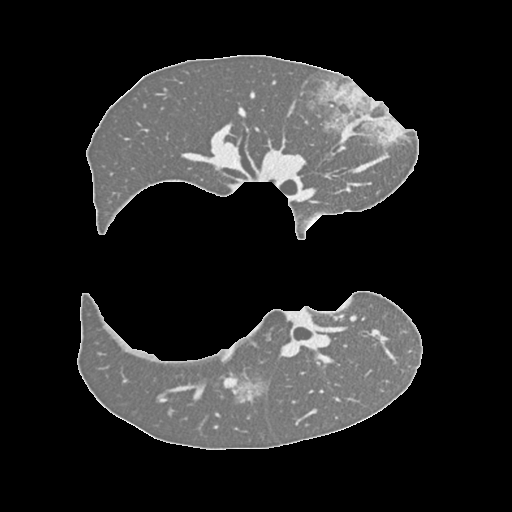
#> input picture SegmentedTest/0.png, 512 x 512 px; its folder holds 4 pictures in this run
$ jupyter execute --allow-errors TestingData.ipynb   (older library calls are emulated)
#> lines starting #> are read from the running program, lines starting #| are printed output that depends on the picture
[cell 1]
#importing useful libraries
import pandas as pd
import numpy as np
import matplotlib.pyplot as plt
import cv2
import glob
from skimage.segmentation import slic
from skimage.segmentation import mark_boundaries
from skimage import io
from sklearn.svm import SVC
from skimage.feature import greycomatrix
from skimage.feature import greycoprops
from sklearn import preprocessing
#load the data
type1 = pd.read_csv('type1.csv',delimiter=',',header=None)
#> (reads type1.csv from the repository)
type1['Class'] = 1
type2 = pd.read_csv('type2.csv',delimiter=',',header=None)
#> (reads type2.csv from the repository)
type2['Class'] = 2
type3 = pd.read_csv('type3.csv',delimiter=',',header=None)
#> (reads type3.csv from the repository)
type3['Class'] = 3
healthy = pd.read_csv('healthy.csv',delimiter=',',header=None)
#> (reads healthy.csv from the repository)
healthy['Class'] = 0
#concatenate the loaded data into a new data frame
frames = [healthy, type1, type2, type3]
data = pd.concat(frames)
#separate data into X and Y
X = data.iloc[:,0:6].to_numpy()
Y = data['Class'].to_numpy()

[cell 2]
#train a SVM using the data
SVM = SVC(kernel='sigmoid',class_weight={0:0.9,1:1.4,2:1.4,3:0.99},probability=True)
#> (the rest of this cell did not finish here and is left out)

[cell 3]
#load the test images
testImages = [cv2.imread(file,0) for file in glob.glob("SegmentedTest/*.png")]
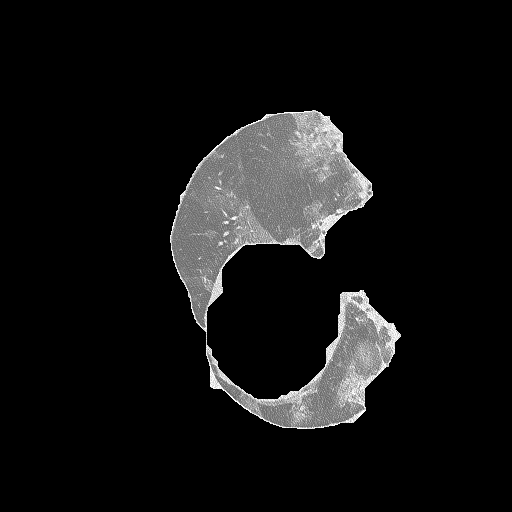
#> input picture SegmentedTest/1.png, 512 x 512 px
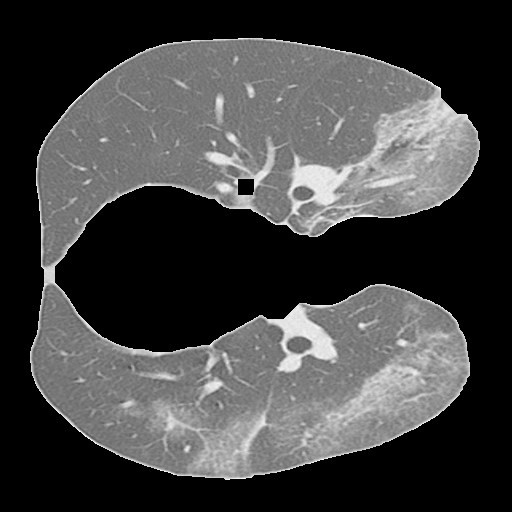
#> input picture SegmentedTest/2.png, 512 x 512 px
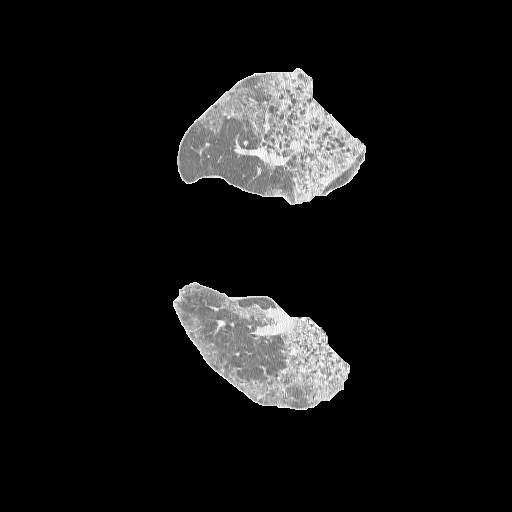
#> input picture SegmentedTest/3.png, 512 x 512 px
#> testImages = 4 items
read = []
#transform it into rgb space
for images in range(len(testImages)):
    image = cv2.cvtColor(testImages[images],cv2.COLOR_GRAY2BGR)
    read.append(image)
#> this loop made 4 passes
#> after the loop, read = 4 items
#make a new array to store the superpixels
segmentedSlic = np.zeros((len(testImages),testImages[2].shape[0],testImages[2].shape[1]),dtype=np.uint8)
#get the superpixels of each image and save into the new array. Show the results
for images in range(len(read)):
    segmented = slic(read[images], n_segments = 50, sigma=0,enforce_connectivity=False,compactness=5)
    segmentedSlic[images,:,:] = segmented
    fig = plt.figure("Superpixels -- %d segments"%(images),figsize=(8,8))
    ax = fig.add_subplot(1, 1, 1)
    ax.imshow(mark_boundaries(read[images], segmented))
#> this loop made 4 passes
#> pass 1, `segmented = slic(read[images], n_segments = 50, sigma=0,enforce_connec..`:
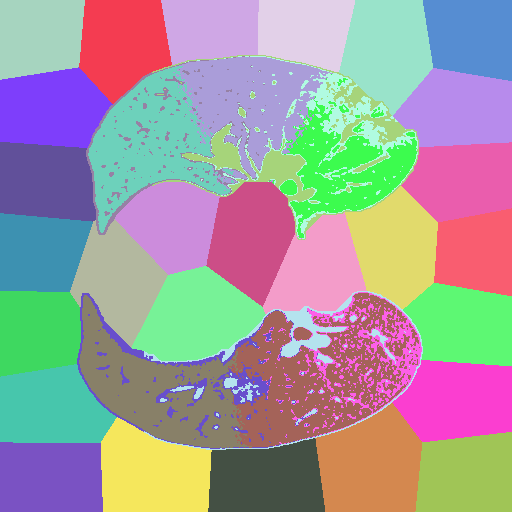
#> segmented: shape (512, 512) int64; 38 distinct labels, from 1 to 49; one colour per label, 0 black
#> pass 2, `segmented = slic(read[images], n_segments = 50, sigma=0,enforce_connec..`:
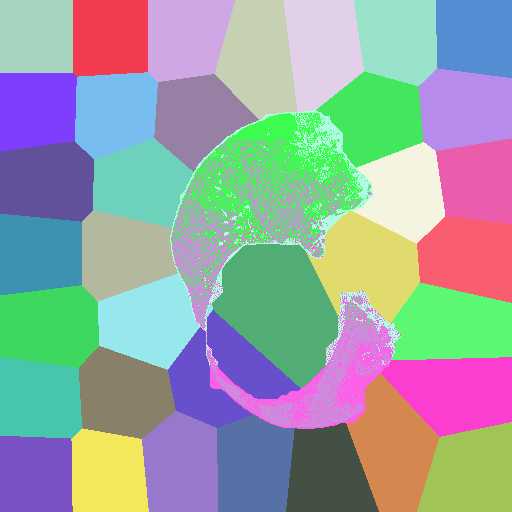
#> segmented: shape (512, 512) int64; 39 distinct labels, from 1 to 49; one colour per label, 0 black
#> pass 3, `segmented = slic(read[images], n_segments = 50, sigma=0,enforce_connec..`:
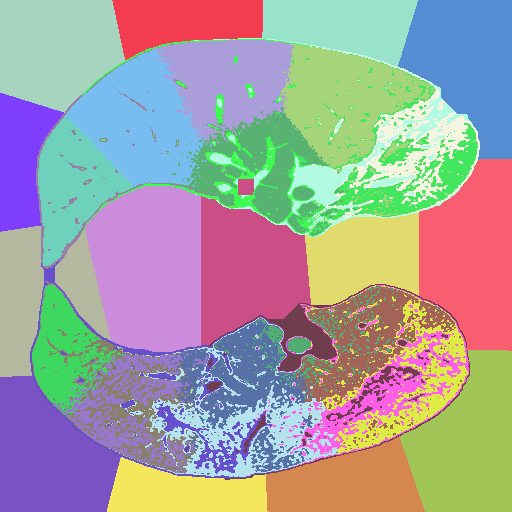
#> segmented: shape (512, 512) int64; 35 distinct labels, from 1 to 49; one colour per label, 0 black
plt.show()
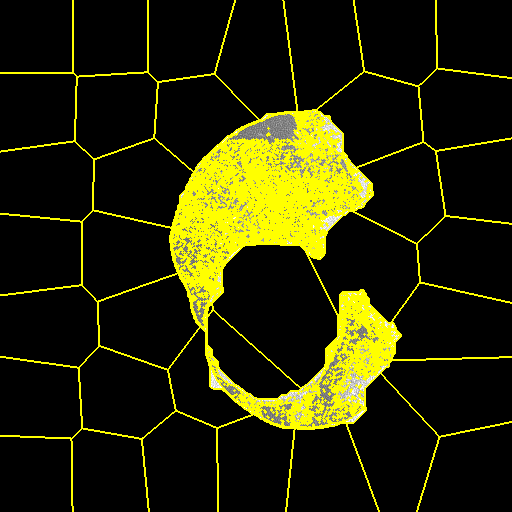
#> shown: shape (512, 512, 3) float64; mean R, G, B 0.146, 0.146, 0.0185
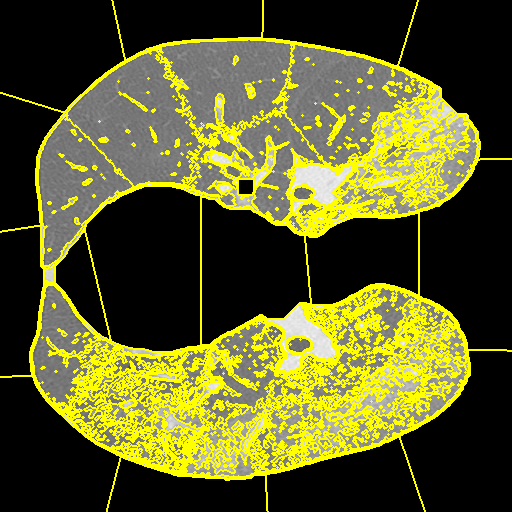
#> shown: shape (512, 512, 3) float64; mean R, G, B 0.351, 0.351, 0.15
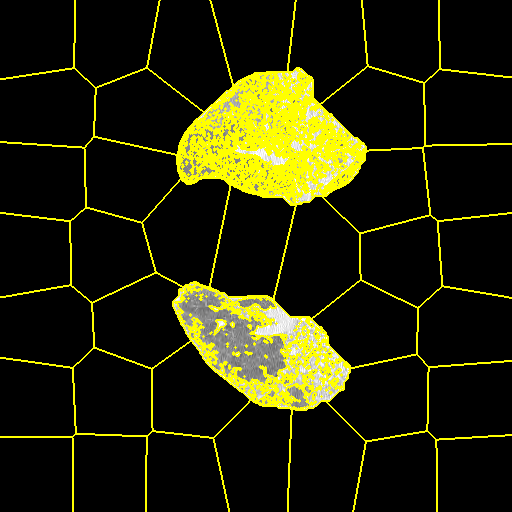
#> shown: shape (512, 512, 3) float64; mean R, G, B 0.137, 0.137, 0.0311

[cell 4]
#function to show n images
def showImages(images, rows, cols):
    plt.figure(figsize = (16,16))
    for i in range (rows*cols):
        plt.subplot(rows, cols, i + 1)
        plt.imshow(images[i], cmap='gray',vmin=0, vmax=255)
        plt.title('Lung')
        plt.xticks(())
        plt.yticks(())

[cell 5]
#function to obtain the texture propierties of each masked image using the GLCM method and clasify it and
#create the new image
def wws(images,slicMatrix,predictor):
    data = []
    predictedImages = []
    #data = np.zeros((slicMatrix.shape[0],np.amax(segmentedSlic), 6),dtype=float)
    for i in range(len(images)):
        #auxdata = np.zeros((np.amax(segmentedSlic[i,:,:]), 6),dtype=float)
        auxdata = []
        predictedImage = np.zeros((images[i].shape),dtype=np.uint8)
        for j in range(np.amax(slicMatrix[i,:,:])+1):
            segment = np.where(slicMatrix[i,:,:]==j)
            auximage = np.zeros((images[i].shape[0],images[i].shape[1]),dtype=np.uint8)
            auximage[segment] = 1
            auximage = auximage*images[i]
            GLCM = greycomatrix(auximage,distances=[1],angles=[0],symmetric=False,normed=True)
            GLCM = GLCM[1:,1:,:,:]
            contrast = greycoprops(GLCM,'contrast')
            dissimilarity = greycoprops(GLCM,'dissimilarity')
            homogeneity = greycoprops(GLCM,'homogeneity')
            asm = greycoprops(GLCM,'ASM')
            energy = greycoprops(GLCM,'energy')
            correlation = greycoprops(GLCM,'correlation')
            if (contrast and dissimilarity and homogeneity !=0):
                auxvar = (contrast,dissimilarity,homogeneity,asm,energy,correlation)
                auxdata.append(auxvar)
                auxvar1 = np.array(auxvar)
                auxvar1 = auxvar1.reshape(1,-1)
                prediction = predictor.predict(auxvar1)[0]
                if prediction == 0:
                    predictedImage[segment] = 64
                elif prediction == 1:
                    predictedImage[segment] = 128
                elif prediction == 2:
                    predictedImage[segment] = 192
                else:
                    predictedImage[segment] = 255
        auxdata = np.array(auxdata)
        #print(auxdata[:,:,0,0].shape)
        data.append(auxdata[:,:,0,0])
        predictedImages.append(predictedImage)
#> this loop made 1 pass
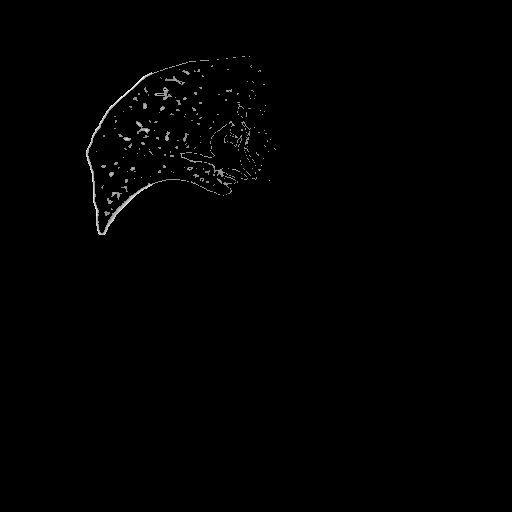
#> auximage: shape (512, 512); min 0, max 253, mean 1.3
#> predictedImage: shape (512, 512); every value is 0
#> after the loop, data = []; predictedImages = []
    return data, predictedImages

#> (a cell that did not finish here is left out)

#> (a cell that did not finish here is left out)

#> (a cell that did not finish here is left out)
